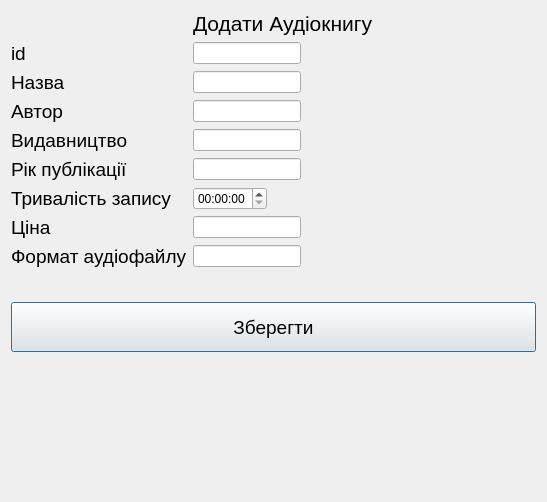
<?xml version="1.0" encoding="UTF-8"?>
<ui version="4.0">
 <class>addAudiobook</class>
 <widget class="QDialog" name="addAudiobook">
  <property name="geometry">
   <rect>
    <x>0</x>
    <y>0</y>
    <width>547</width>
    <height>502</height>
   </rect>
  </property>
  <property name="windowTitle">
   <string>Dialog</string>
  </property>
  <layout class="QFormLayout" name="formLayout">
   <item row="0" column="1">
    <widget class="QLabel" name="label_10">
     <property name="sizePolicy">
      <sizepolicy hsizetype="Maximum" vsizetype="Maximum">
       <horstretch>0</horstretch>
       <verstretch>0</verstretch>
      </sizepolicy>
     </property>
     <property name="font">
      <font>
       <pointsize>16</pointsize>
      </font>
     </property>
     <property name="text">
      <string>Додати Аудіокнигу</string>
     </property>
    </widget>
   </item>
   <item row="1" column="0">
    <widget class="QLabel" name="label_7">
     <property name="sizePolicy">
      <sizepolicy hsizetype="Maximum" vsizetype="Maximum">
       <horstretch>0</horstretch>
       <verstretch>0</verstretch>
      </sizepolicy>
     </property>
     <property name="font">
      <font>
       <pointsize>14</pointsize>
      </font>
     </property>
     <property name="text">
      <string>id</string>
     </property>
    </widget>
   </item>
   <item row="1" column="1">
    <widget class="QLineEdit" name="btext9">
     <property name="sizePolicy">
      <sizepolicy hsizetype="Maximum" vsizetype="Fixed">
       <horstretch>50</horstretch>
       <verstretch>0</verstretch>
      </sizepolicy>
     </property>
     <property name="minimumSize">
      <size>
       <width>0</width>
       <height>0</height>
      </size>
     </property>
    </widget>
   </item>
   <item row="2" column="0">
    <widget class="QLabel" name="label_5">
     <property name="sizePolicy">
      <sizepolicy hsizetype="Maximum" vsizetype="Maximum">
       <horstretch>0</horstretch>
       <verstretch>0</verstretch>
      </sizepolicy>
     </property>
     <property name="font">
      <font>
       <pointsize>14</pointsize>
      </font>
     </property>
     <property name="text">
      <string>Назва</string>
     </property>
    </widget>
   </item>
   <item row="2" column="1">
    <widget class="QLineEdit" name="btext10">
     <property name="sizePolicy">
      <sizepolicy hsizetype="Maximum" vsizetype="Fixed">
       <horstretch>50</horstretch>
       <verstretch>0</verstretch>
      </sizepolicy>
     </property>
    </widget>
   </item>
   <item row="3" column="0">
    <widget class="QLabel" name="label_9">
     <property name="sizePolicy">
      <sizepolicy hsizetype="Maximum" vsizetype="Maximum">
       <horstretch>0</horstretch>
       <verstretch>0</verstretch>
      </sizepolicy>
     </property>
     <property name="font">
      <font>
       <pointsize>14</pointsize>
      </font>
     </property>
     <property name="text">
      <string>Автор</string>
     </property>
    </widget>
   </item>
   <item row="3" column="1">
    <widget class="QLineEdit" name="btext11">
     <property name="sizePolicy">
      <sizepolicy hsizetype="Maximum" vsizetype="Fixed">
       <horstretch>50</horstretch>
       <verstretch>0</verstretch>
      </sizepolicy>
     </property>
    </widget>
   </item>
   <item row="4" column="0">
    <widget class="QLabel" name="label_3">
     <property name="sizePolicy">
      <sizepolicy hsizetype="Maximum" vsizetype="Maximum">
       <horstretch>0</horstretch>
       <verstretch>0</verstretch>
      </sizepolicy>
     </property>
     <property name="font">
      <font>
       <pointsize>14</pointsize>
      </font>
     </property>
     <property name="text">
      <string>Видавництво</string>
     </property>
    </widget>
   </item>
   <item row="4" column="1">
    <widget class="QLineEdit" name="btext12">
     <property name="sizePolicy">
      <sizepolicy hsizetype="Maximum" vsizetype="Fixed">
       <horstretch>50</horstretch>
       <verstretch>0</verstretch>
      </sizepolicy>
     </property>
    </widget>
   </item>
   <item row="5" column="0">
    <widget class="QLabel" name="label_8">
     <property name="sizePolicy">
      <sizepolicy hsizetype="Maximum" vsizetype="Maximum">
       <horstretch>0</horstretch>
       <verstretch>0</verstretch>
      </sizepolicy>
     </property>
     <property name="font">
      <font>
       <pointsize>14</pointsize>
      </font>
     </property>
     <property name="text">
      <string>Рік публікації</string>
     </property>
    </widget>
   </item>
   <item row="5" column="1">
    <widget class="QLineEdit" name="btext13">
     <property name="sizePolicy">
      <sizepolicy hsizetype="Maximum" vsizetype="Fixed">
       <horstretch>50</horstretch>
       <verstretch>0</verstretch>
      </sizepolicy>
     </property>
    </widget>
   </item>
   <item row="6" column="0">
    <widget class="QLabel" name="label_2">
     <property name="sizePolicy">
      <sizepolicy hsizetype="Maximum" vsizetype="Maximum">
       <horstretch>0</horstretch>
       <verstretch>0</verstretch>
      </sizepolicy>
     </property>
     <property name="font">
      <font>
       <pointsize>14</pointsize>
      </font>
     </property>
     <property name="text">
      <string>Тривалість запису</string>
     </property>
    </widget>
   </item>
   <item row="6" column="1">
    <widget class="QTimeEdit" name="btext14">
     <property name="sizePolicy">
      <sizepolicy hsizetype="Maximum" vsizetype="Fixed">
       <horstretch>50</horstretch>
       <verstretch>0</verstretch>
      </sizepolicy>
     </property>
    </widget>
   </item>
   <item row="7" column="0">
    <widget class="QLabel" name="label_6">
     <property name="sizePolicy">
      <sizepolicy hsizetype="Maximum" vsizetype="Maximum">
       <horstretch>0</horstretch>
       <verstretch>0</verstretch>
      </sizepolicy>
     </property>
     <property name="font">
      <font>
       <pointsize>14</pointsize>
      </font>
     </property>
     <property name="text">
      <string>Ціна</string>
     </property>
    </widget>
   </item>
   <item row="7" column="1">
    <widget class="QLineEdit" name="btext15">
     <property name="sizePolicy">
      <sizepolicy hsizetype="Maximum" vsizetype="Fixed">
       <horstretch>50</horstretch>
       <verstretch>0</verstretch>
      </sizepolicy>
     </property>
    </widget>
   </item>
   <item row="8" column="0">
    <widget class="QLabel" name="label_4">
     <property name="sizePolicy">
      <sizepolicy hsizetype="Maximum" vsizetype="Maximum">
       <horstretch>0</horstretch>
       <verstretch>0</verstretch>
      </sizepolicy>
     </property>
     <property name="font">
      <font>
       <pointsize>14</pointsize>
      </font>
     </property>
     <property name="text">
      <string>Формат аудіофайлу</string>
     </property>
    </widget>
   </item>
   <item row="9" column="0">
    <widget class="QLabel" name="label">
     <property name="font">
      <font>
       <pointsize>14</pointsize>
      </font>
     </property>
     <property name="text">
      <string/>
     </property>
    </widget>
   </item>
   <item row="10" column="0" colspan="2">
    <widget class="QPushButton" name="save">
     <property name="enabled">
      <bool>true</bool>
     </property>
     <property name="sizePolicy">
      <sizepolicy hsizetype="MinimumExpanding" vsizetype="Fixed">
       <horstretch>0</horstretch>
       <verstretch>0</verstretch>
      </sizepolicy>
     </property>
     <property name="minimumSize">
      <size>
       <width>50</width>
       <height>50</height>
      </size>
     </property>
     <property name="font">
      <font>
       <family>Nirmala UI</family>
       <pointsize>14</pointsize>
       <underline>false</underline>
       <strikeout>false</strikeout>
      </font>
     </property>
     <property name="mouseTracking">
      <bool>true</bool>
     </property>
     <property name="text">
      <string>Зберегти</string>
     </property>
     <property name="checkable">
      <bool>false</bool>
     </property>
     <property name="autoRepeat">
      <bool>false</bool>
     </property>
    </widget>
   </item>
   <item row="8" column="1">
    <widget class="QLineEdit" name="btext16">
     <property name="sizePolicy">
      <sizepolicy hsizetype="Maximum" vsizetype="Fixed">
       <horstretch>50</horstretch>
       <verstretch>0</verstretch>
      </sizepolicy>
     </property>
    </widget>
   </item>
  </layout>
 </widget>
 <resources/>
 <connections/>
</ui>
